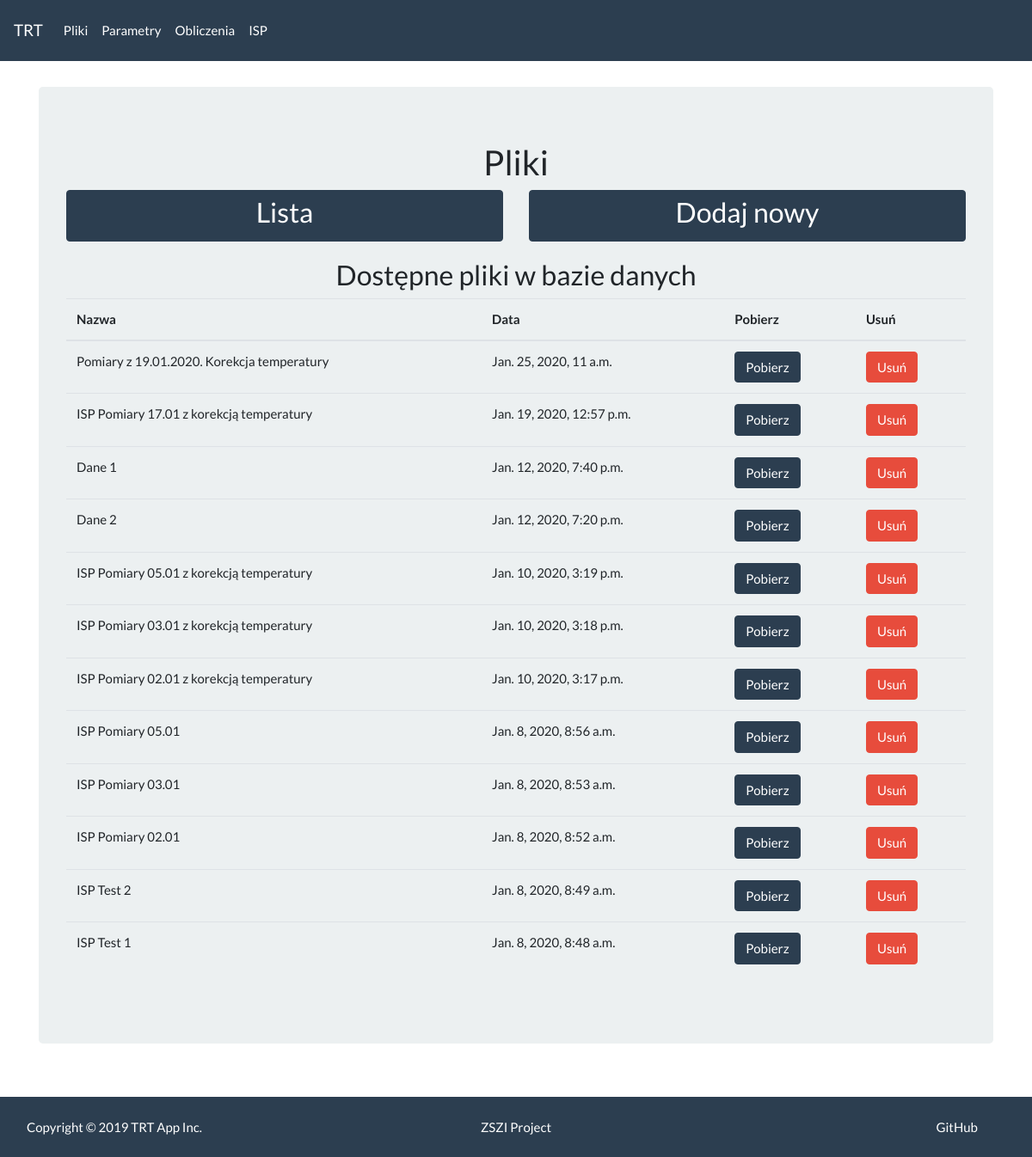
Before: /trt/files_list with the older database file.
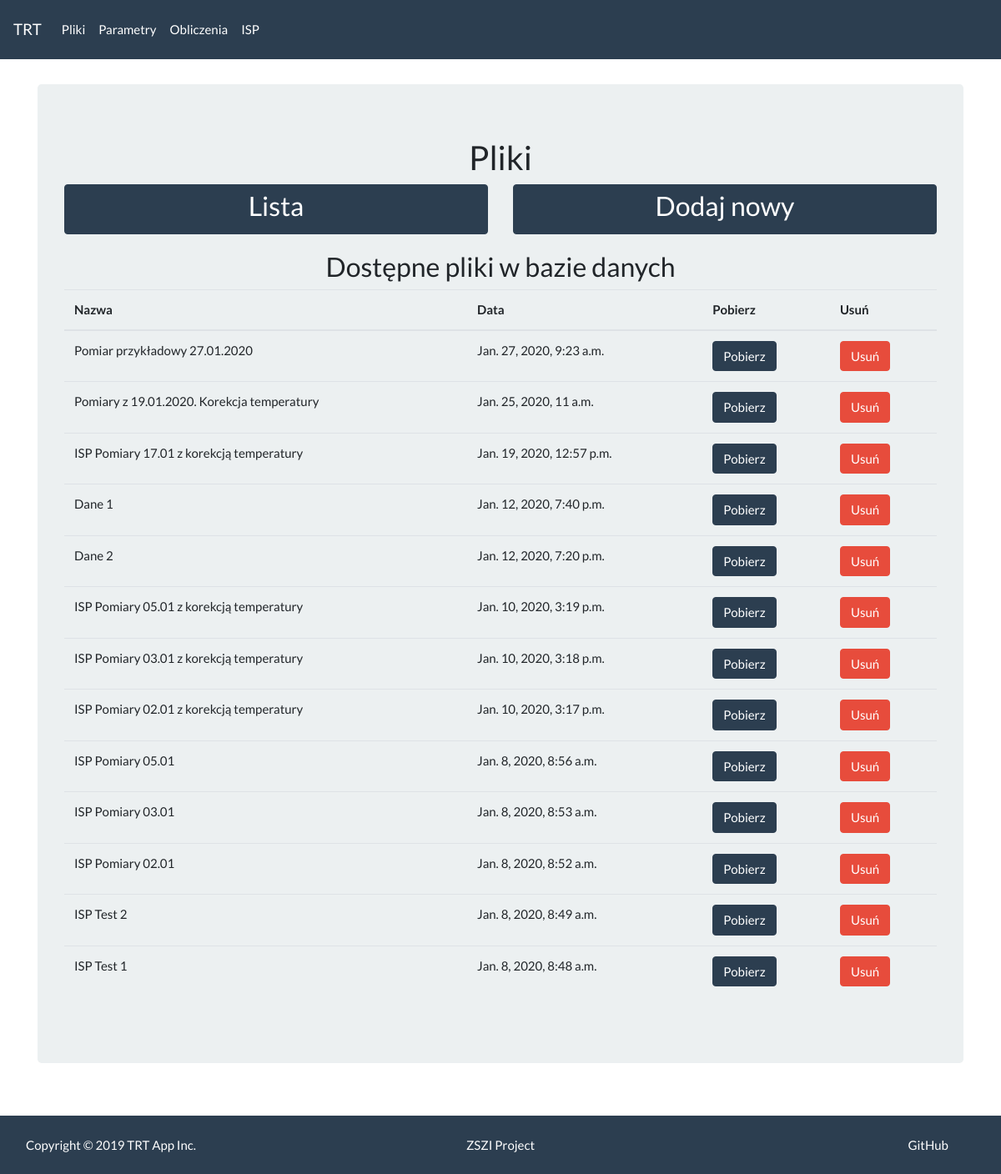
After: the same page with the newer database file.
### main/models.py (models this page shows, shortened)
class UploadedFile(models.Model):
    file_name = models.CharField(max_length=100)
    file_object = models.FileField(upload_to='files')
    upload_date = models.DateTimeField(auto_now_add=True)
    file_desc = models.TextField(max_length=2000, default='')
    file_tag = models.CharField(max_length=20, default='ZSZI')

### main/views.py (the view)
# urls.py: path('trt/files_list', views.files_list_view, name='files_list'),
def files_list_view(request):
    uploaded_files = UploadedFile.objects.all().order_by('-upload_date')
    return render(request, 'main/files_list.html', {
        'files': uploaded_files,
    })

### main/templates/main/files_list.html (shortened to what this page needs)
{% extends "main/files_wrapper.html" %}
{% block files %}
<h3 class="text-center">Dostępne pliki w bazie danych</h3>
<table class="table table-hover">
    <thead>
        <tr class="table">
            <th>Nazwa</th>
            <th>Data</th>
            <th>Pobierz</th>
            <th>Usuń</th>
        </tr>
    </thead>
    <tbody>
        {% for file in files %}
        <tr class="table">
            <td>{{ file.file_name }}</td>
            <td> {{ file.upload_date }}</td>
            <td>
                <a href="{{ file.file_object.url }}" class="btn btn-primary bt-sm" data-toggle="tooltip" data-placement="top" title="Pobierz plik" target="_blank">Pobierz</a>
            </td>
            <td>
                <form action="{% url 'main:delete_file' file.pk %}" method="post">
                    <button type="submit" class="btn btn-danger bt-sm" data-toggle="tooltip" data-placement="top" title="Usuń plik z serwera">Usuń</button>
                </form>
            </td>
        </tr>
        {% endfor %}
    </tbody>
</table>
{% endblock %}

Changed rows visible on the page:
added UploadedFile: file_name "Pomiar przykładowy 27.01.2020", upload_date "Jan. 27, 2020, 9:23 a.m."
